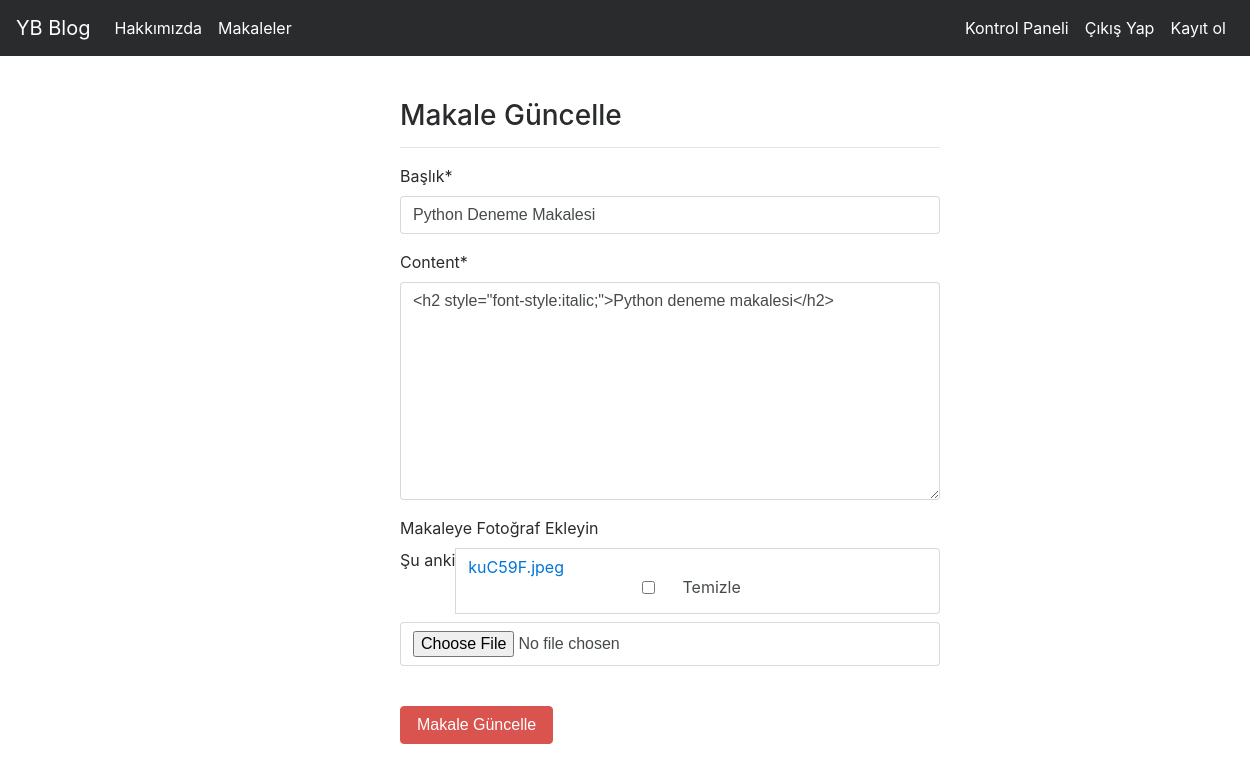
The app's page /articles/update/21 (signed in) with its own data.
### article/models.py (models this page shows, shortened)
class Article(models.Model):
    author = models.ForeignKey("auth.User",on_delete = models.CASCADE,verbose_name = "Yazar")
    title = models.CharField(max_length = 50,verbose_name = "Başlık")
    content = RichTextField()
    created_date = models.DateTimeField(auto_now_add = True,verbose_name = "Oluşturulma Tarihi")
    article_image = models.FileField(blank = True,null = True,verbose_name = "Makaleye Fotoğraf Ekleyin")
    class Meta:
        ordering = ["-created_date"]

### article/views.py (the view)
# urls.py: path("update/<int:id>",views.updateArticle,name = "update"),
@login_required(login_url = "user:login")
def updateArticle(request,id):
    article = get_object_or_404(Article,id = id)
    form = ArticleForm(request.POST or None,request.FILES or None,instance = article)
    if form.is_valid():
        article = form.save(commit = False)
        article.author = request.user
        article.save()
        messages.success(request,"Makale başarıyla güncellendi")
        return redirect("article:dashboard")
    return render(request,"update.html",{"form":form})

### article/forms.py
class ArticleForm(forms.ModelForm):
    class Meta:
        model = Article
        fields = ["title","content","article_image"]

### templates/update.html (shortened to what this page needs)
{% extends "layout.html" %}
{% block body %}
{% load crispy_forms_tags %}
<div class="row">
    <div class="col-md-6 offset-md-3">
        <h3>Makale Güncelle</h3>
        <hr>
        <form method = "post" enctype="multipart/form-data" >
            {{form|crispy}}
            <br>
            <button type = "submit" class = "btn btn-danger">Makale Güncelle</button>
        </form>
    </div>
</div>
{% endblock body %}

### records on screen
Article: title "Python Deneme Makalesi", content "<h2 style=\"font-style:italic;\">Python deneme makalesi</h2>"
